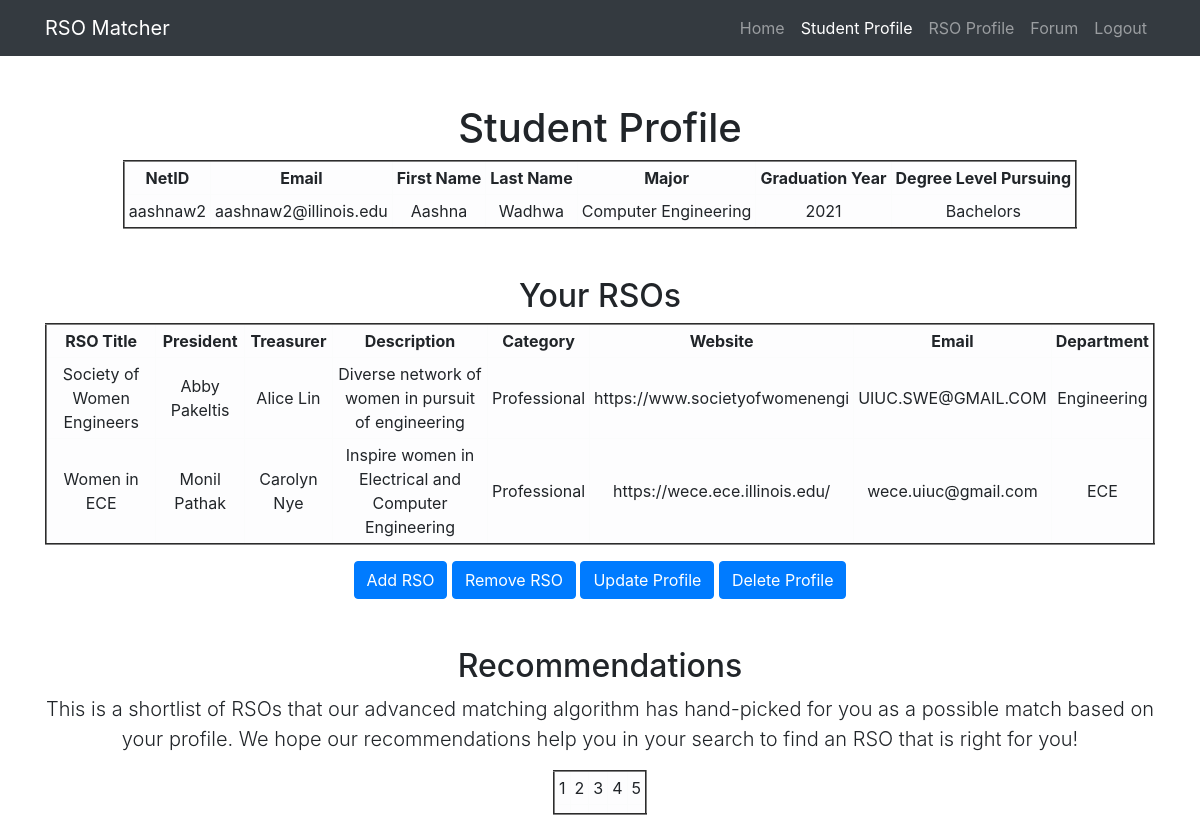
/RSOMatcher/studentprofile.php (signed in), run on the app's committed database.
### tables this page shows
CREATE TABLE `Users` (
  `netid` varchar(30) NOT NULL,
  `inputEmail` varchar(30) NOT NULL,
  `firstName` varchar(30) NOT NULL,
  `lastName` varchar(30) NOT NULL,
  `inputPassword` varchar(30) NOT NULL,
  `major` varchar(30) NOT NULL,
  `graduationYear` int(11) NOT NULL,
  `degreeLevelPursuing` varchar(30) NOT NULL
);

### RSOMatcher/studentprofile.php (the view, shortened to what this page needs)
<?php
include('db_login.php');
$Email = $_SESSION['login'];
$query = mysqli_query($link, "SELECT * FROM Users WHERE inputEmail = '".$Email."';");
$result = shell_exec('/Users/aashna/anaconda3/bin/python recommendation.py ' . $Email);
 ?>
<!DOCTYPE html>
<html lang="en">
<head>
  <link href="css/bootstrap.min.css" rel="stylesheet">
</head>
<body>
  <nav class="navbar navbar-expand-lg navbar-dark bg-dark static-top">
    <div class="container">
      <a class="navbar-brand" href="#">RSO Matcher</a>
      <div class="collapse navbar-collapse" id="navbarResponsive">
        <ul class="navbar-nav ml-auto">
          <li class="nav-item">
            <a class="nav-link" href="index.php">Home</a>
          </li>
          <li class="nav-item active">
            <a class="nav-link" href="">Student Profile
            </a>
          </li>
          <li class="nav-item">
            <a class="nav-link" href="rsoprofile.php">RSO Profile</a>
          </li>
          <li class="nav-item">
            <a class="nav-link" href="forum.php">Forum</a>
          </li>
          <li class="nav-item">
            <a class="nav-link" href="logout.php">Logout</a>
          </li>
        </ul>
      </div>
    </div>
  </nav>
  <div class="container">
    <div class="row">
      <div class="col-lg-12 text-center">
        <h1 class="mt-5">Student Profile</h1>
        <table class ="table-light" border= "2" cellpadding = "4" align="center">
            <tr>
                <th> NetID </th>
                <th> Email </th>
                <th> First Name </th>
                <th> Last Name </th>
                <th> Major </th>
                <th> Graduation Year </th>
                <th> Degree Level Pursuing </th>
            </tr>
        <?php
        while ($row = mysqli_fetch_array($query)) {
            echo
                "<tr>
                <td>{$row['netid']}</td>
                <td>{$row['inputEmail']}</td>
                <td>{$row['firstName']}</td>
                <td>{$row['lastName']}</td>
                <td>{$row['major']}</td>
                <td>{$row['graduationYear']}</td>
                <td>{$row['degreeLevelPursuing']}</td>
                </tr>\n";
        }
         ?>
        </table>
        <h2 class="mt-5">Your RSOs</h1>
        <table class ="table-light" border= "2" cellpadding = "4" align="center">
            <tr>
                <th> RSO Title </th>
                <th> President </th>
                <th> Treasurer </th>
                <th> Description </th>
                <th> Category </th>
                <th> Website </th>
                <th> Email </th>
                <th> Department </th>
            </tr>
        <?php
        $query2 = mysqli_query($link, "SELECT Title, President, Treasurer, Description, Category, Website, Email, Department
                                              FROM ((SELECT Users.netid as netid, inputEmail, Title, President, Treasurer, Description, Category, Website, Email, Department
                                                            FROM Users INNER JOIN ((SELECT RSO.Title as Title, President, Treasurer, Description, Category, Website, Email, Department, RSO_members.netid as netid
                                                                                           FROM RSO INNER JOIN RSO_members ON RSO.Title = RSO_members.Title) as temp) ON temp.netid = Users.netid
                                                                                           WHERE inputEmail = '".$Email."') as temp2);");
        while ($row = mysqli_fetch_array($query2)) {
            echo
                "<tr>
                <td>{$row['Title']}</td>
                <td>{$row['President']}</td>
                <td>{$row['Treasurer']}</td>
                <td>{$row['Description']}</td>
                <td>{$row['Category']}</td>
                <td>{$row['Website']}</td>
                <td>{$row['Email']}</td>
                <td>{$row['Department']}</td>
                </tr>\n";
        }
         ?>
        </table>
        <button type="button" class="btn btn-primary" data-toggle="modal" data-target="#addRSOsp" data-whatever="@getbootstrap">Add RSO</button>
        <button type="button" class="btn btn-primary" data-toggle="modal" data-target="#removeRSOsp" data-whatever="@getbootstrap">Remove RSO</button>
        <button type="button" class="btn btn-primary" data-toggle="modal" data-target="#update" data-whatever="@getbootstrap">Update Profile</button>
        <button type="button" class="btn btn-primary" data-toggle="modal" data-target="#delete" data-whatever="@getbootstrap">Delete Profile</button>
        </body>
        </html>
        <h2 class="mt-5"> Recommendations </h2>
        <p class="lead"> This is a shortlist of RSOs that our advanced matching algorithm has hand-picked for you as a possible match based on your profile.  We hope our recommendations help you in your search to find an RSO that is right for you!</p>
        <head>
        </head>
        <table class ="table-light" border= "2" cellpadding = "4" align="center">
        <tr>
        <td> 1 </td>
        <td> 2 </td>
        <td> 3 </td>
        <td> 4 </td>
        <td> 5 </td>
        </tr>
        <?php
            $temp = explode("\n", $result);
            echo
            "
            <tr>
            <td>{$temp[1]}</td>
            <td>{$temp[2]}</td>
            <td>{$temp[3]}</td>
            <td>{$temp[4]}</td>
            <td>{$temp[5]}</td>
            </tr>\n";
            ?>
        </table>
        <body>
        </body>
</body>
</html>

### data on the page
users: netid "aashnaw2", inputEmail "aashnaw2@illinois.edu", firstName "Aashna", lastName "Wadhwa", major "Computer Engineering", graduationYear "2021", degreeLevelPursuing "Bachelors"

### other printed values
$row['Title'] "Society of Women Engineers"
$row['President'] "Abby Pakeltis"
$row['Treasurer'] "Alice Lin"
$row['Description'] "Diverse network of women in pursuit of engineering"
$row['Category'] "Professional"
$row['Website'] "https://www.societyofwomenengi"
$row['Email'] "UIUC.SWE@GMAIL.COM"
$row['Department'] "Engineering"
$row['Title'] "Women in ECE"
$row['President'] "Monil Pathak"
$row['Treasurer'] "Carolyn Nye"
$row['Description'] "Inspire women in Electrical and Computer Engineering"
$row['Website'] "https://wece.ece.illinois.edu/"
$row['Email'] "wece.uiuc@gmail.com"
$row['Department'] "ECE"
